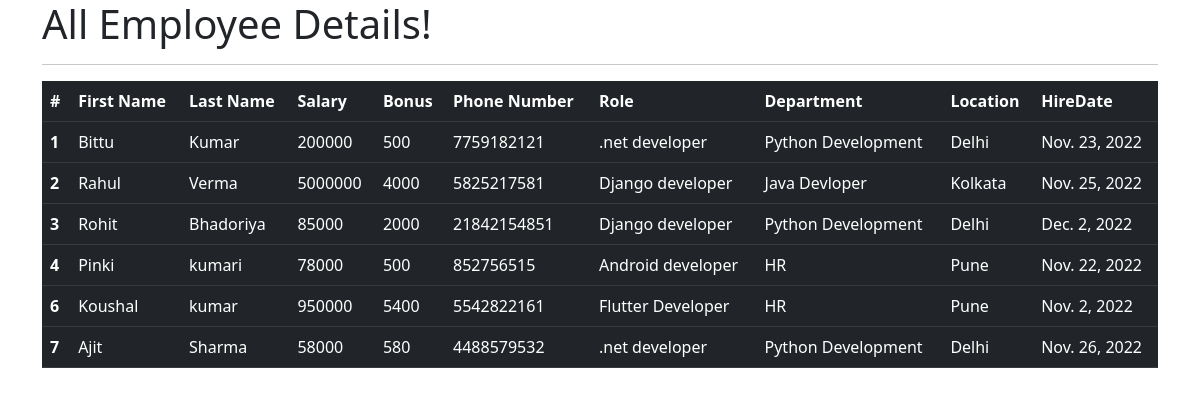
The app's page /all_emp with its own data.
### emp_app/models.py (models this page shows, shortened)
class Employee(models.Model):
    first_name = models.CharField(max_length=100, null=False)
    last_name = models.CharField(max_length=100)
    dept = models.ForeignKey(Department,on_delete=models.CASCADE)
    salary = models.IntegerField(default=0)
    bonus = models.IntegerField(default=0)
    role = models.ForeignKey(Role,on_delete=models.CASCADE)
    phone = models.IntegerField(default=0)
    hire_date = models.DateField()
    def __str__(self):
        return "%s %s %s" %(self.first_name,self.last_name,self.phone)

class Role(models.Model):
    name = models.CharField(max_length=100,null=False)

class Department(models.Model):
    name = models.CharField(max_length=100,null=False)
    location = models.CharField(max_length=100)

### emp_app/views.py (the view)
# urls.py: path('all_emp',views.all_emp,name='all_emp'),
def all_emp(request):
    emps = Employee.objects.all()
    context = {
        'emps':emps
    }
    print(context)
    return render(request,'view_all_emp.html',context)

### emp_app/templates/view_all_emp.html (shortened to what this page needs)
<!DOCTYPE html>
<html lang="en">
<head>
    <link href="https://cdn.jsdelivr.net/npm/bootstrap@5.2.3/dist/css/bootstrap.min.css" rel="stylesheet">
</head>
<body>
    <div class="container">
      <h1>All Employee Details!</h1>
      <hr>
      <table class="table table-dark">
        <thead>
          <tr>
            <th scope="col">#</th>
            <th scope="col">First Name</th>
            <th scope="col">Last Name</th>
            <th scope="col">Salary</th>
            <th scope="col">Bonus</th>
            <th scope="col">Phone Number</th>
            <th scope="col">Role</th>
            <th scope="col">Department</th>
            <th scope="col">Location</th>
            <th scope="col">HireDate</th>
          </tr>
        </thead>
            {% for emp in emps %}
        <tbody>
          <tr>
            <th scope="row">{{emp.id}}</th>
            <td>{{emp.first_name}}</td>
            <td>{{emp.last_name}}</td>
            <td>{{emp.salary}}</td>
            <td>{{emp.bonus}}</td>
            <td>{{emp.phone}}</td>
            <td>{{emp.role.name}}</td>
            <td>{{emp.dept.name}}</td>
            <td>{{emp.dept.location}}</td>
            <td>{{emp.hire_date}}</td>
          </tr>
        </tbody>
            {% endfor %}
      </table>
    </div>
  </body>
</html>

### records on screen
Employee: id "1", first_name "Bittu", last_name "Kumar", salary "200000", bonus "500", phone "7759182121", role.name ".net developer", dept.name "Python Development", dept.location "Delhi", hire_date "Nov. 23, 2022"
Employee: id "2", first_name "Rahul", last_name "Verma", salary "5000000", bonus "4000", phone "5825217581", role.name "Django developer", dept.name "Java Devloper", dept.location "Kolkata", hire_date "Nov. 25, 2022"
Employee: id "3", first_name "Rohit", last_name "Bhadoriya", salary "85000", bonus "2000", phone "21842154851", role.name "Django developer", dept.name "Python Development", dept.location "Delhi", hire_date "Dec. 2, 2022"
Employee: id "4", first_name "Pinki", last_name "kumari", salary "78000", bonus "500", phone "852756515", role.name "Android developer", dept.name "HR", dept.location "Pune", hire_date "Nov. 22, 2022"
Employee: id "6", first_name "Koushal", last_name "kumar", salary "950000", bonus "5400", phone "5542822161", role.name "Flutter Developer", dept.name "HR", dept.location "Pune", hire_date "Nov. 2, 2022"
Employee: id "7", first_name "Ajit", last_name "Sharma", salary "58000", bonus "580", phone "4488579532", role.name ".net developer", dept.name "Python Development", dept.location "Delhi", hire_date "Nov. 26, 2022"
